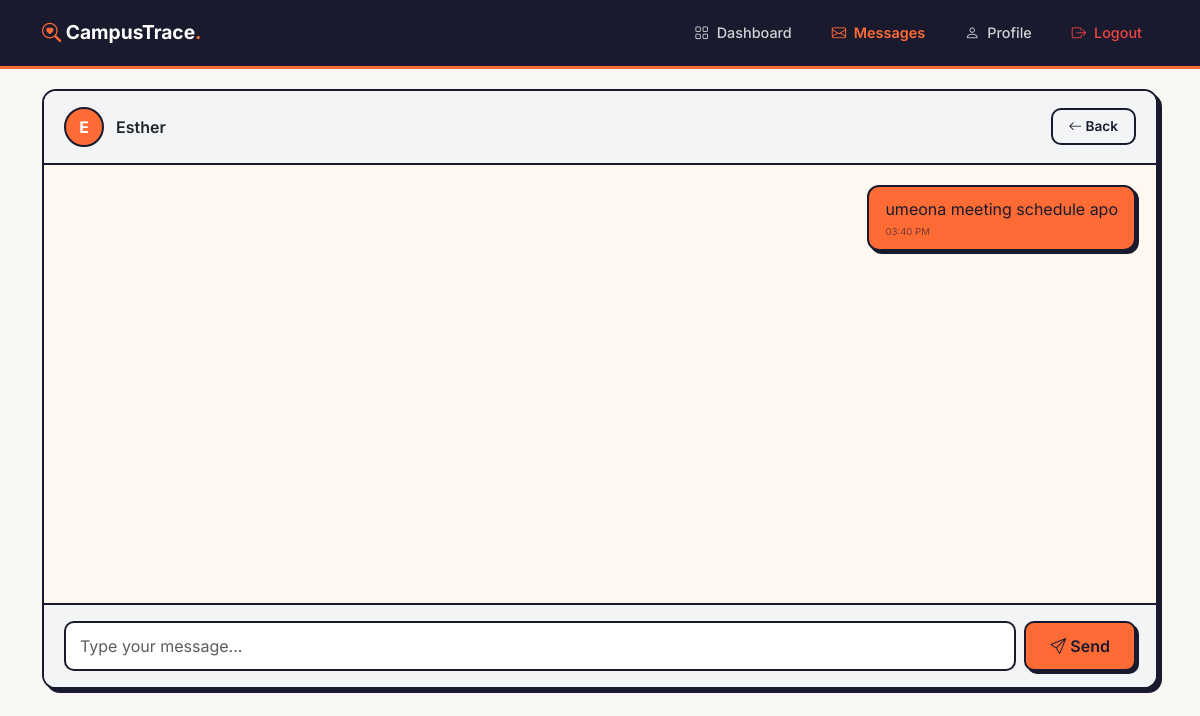
/student/message_detail.php?user=8&claim=8 (signed in), run on the app's committed database.
### tables this page shows
CREATE TABLE `users` (
  `id` int(11) NOT NULL,
  `fullname` varchar(100) NOT NULL,
  `email` varchar(100) NOT NULL,
  `password_hash` varchar(255) NOT NULL,
  `phone` varchar(20) DEFAULT NULL,
  `student_id` varchar(20) DEFAULT NULL,
  `role` enum('student','admin') DEFAULT 'student',
  `is_active` tinyint(1) DEFAULT 1,
  `created_at` timestamp NOT NULL DEFAULT current_timestamp(),
  `trust_score` int(11) DEFAULT 0,
  `successful_returns` int(11) DEFAULT 0,
  `failed_claims` int(11) DEFAULT 0,
  `is_verified_user` tinyint(1) DEFAULT 0
);

CREATE TABLE `messages` (
  `id` int(11) NOT NULL,
  `sender_id` int(11) NOT NULL,
  `receiver_id` int(11) NOT NULL,
  `claim_id` int(11) DEFAULT NULL,
  `message` text NOT NULL,
  `is_read` tinyint(1) DEFAULT 0,
  `created_at` timestamp NOT NULL DEFAULT current_timestamp()
);

### includes/message_functions.php (called while the page is built, shortened)
<?php
function getConversationMessages($user_id, $other_user_id, $claim_id = null, $limit = 50) {
    global $pdo;
    $valid_claim_id = null;
    if ($claim_id) {
        try {
            $stmt = $pdo->prepare("SELECT id FROM claims WHERE id = ?");
            $stmt->execute([$claim_id]);
            if ($stmt->fetch()) {
                $valid_claim_id = $claim_id;
            }
        } catch (Exception $e) {
            $valid_claim_id = null;
        }
    }
    $sql = "SELECT m.*,
            u1.fullname as sender_name,
            u2.fullname as receiver_name,
            i.title as item_title
            FROM messages m
            JOIN users u1 ON m.sender_id = u1.id
            JOIN users u2 ON m.receiver_id = u2.id
            LEFT JOIN claims c ON m.claim_id = c.id
            LEFT JOIN items i ON c.item_id = i.id
            WHERE ((m.sender_id = ? AND m.receiver_id = ?) OR (m.sender_id = ? AND m.receiver_id = ?))";
    $params = [$user_id, $other_user_id, $other_user_id, $user_id];
    if ($valid_claim_id) {
        $sql .= " AND m.claim_id = ?";
        $params[] = $valid_claim_id;
    }
    $sql .= " ORDER BY m.created_at ASC LIMIT ?";
    $params[] = $limit;
    $stmt = $pdo->prepare($sql);
    $stmt->execute($params);
    return $stmt->fetchAll();
}
?>

### student/message_detail.php (the view, shortened to what this page needs)
<?php
require_once __DIR__ . '/../config/database.php';
require_once __DIR__ . '/../includes/message_functions.php';
$user_id = $_SESSION['user_id'];
$other_user_id = isset($_GET['user']) ? (int)$_GET['user'] : 0;
$claim_id = isset($_GET['claim']) ? (int)$_GET['claim'] : null;
$stmt = $pdo->prepare("SELECT id, fullname, email, phone FROM users WHERE id = ?");
$stmt->execute([$other_user_id]);
$other_user = $stmt->fetch();
$valid_claim_id = null;
if ($claim_id) {
    $stmt = $pdo->prepare("SELECT id FROM claims WHERE id = ?");
    $stmt->execute([$claim_id]);
    if ($stmt->fetch()) {
        $valid_claim_id = $claim_id;
    }
}
$messages = getConversationMessages($user_id, $other_user_id, $valid_claim_id);
?>
<!DOCTYPE html>
<html lang="en">
<head>
    <link href="https://cdn.jsdelivr.net/npm/bootstrap@5.3.0/dist/css/bootstrap.min.css" rel="stylesheet">
    <link rel="stylesheet" href="https://cdn.jsdelivr.net/npm/bootstrap-icons@1.11.0/font/bootstrap-icons.css">
</head>
<body>
    <header class="simple-header">
        <div class="container">
            <div class="d-flex align-items-center justify-content-between">
                <a href="../index.php" class="brand"><i class="bi bi-search-heart"></i> CampusTrace<span class="dot">.</span></a>
                <div class="d-flex gap-2">
                    <a href="dashboard.php" class="nav-link"><i class="bi bi-grid"></i> Dashboard</a>
                    <a href="messages.php" class="nav-link btn-orange"><i class="bi bi-envelope"></i> Messages</a>
                    <a href="profile.php" class="nav-link"><i class="bi bi-person"></i> Profile</a>
                    <a href="../logout.php" class="nav-link btn-logout"><i class="bi bi-box-arrow-right"></i> Logout</a>
                </div>
            </div>
        </div>
    </header>
    <div class="container">
        <div class="chat-container">
            <div class="chat-header">
                <div class="user-info">
                    <div class="avatar"><?= strtoupper(substr($other_user['fullname'], 0, 1)) ?></div>
                    <div><div class="name"><?= htmlspecialchars($other_user['fullname']) ?></div></div>
                </div>
                <a href="messages.php" class="btn-back"><i class="bi bi-arrow-left"></i> Back</a>
            </div>
            <div class="chat-messages" id="chatMessages">
                <?php if (count($messages) > 0): ?>
                    <?php foreach ($messages as $msg): ?>
                        <div class="message <?= $msg['sender_id'] == $user_id ? 'sent' : 'received' ?>">
                            <?= nl2br(htmlspecialchars($msg['message'])) ?>
                            <span class="time"><?= date('h:i A', strtotime($msg['created_at'])) ?></span>
                        </div>
                    <?php endforeach; ?>
                <?php else: ?>
                    <div class="empty-messages"><i class="bi bi-chat-dots"></i><p class="mt-2">No messages yet.<br>Start the conversation!</p></div>
                <?php endif; ?>
            </div>
            <div class="chat-input">
                <form method="POST" class="d-flex gap-2 w-100" id="messageForm">
                    <input type="text" name="message" class="form-control" placeholder="Type your message..." required autocomplete="off" id="messageInput">
                    <button type="submit" class="btn-send"><i class="bi bi-send"></i> Send</button>
                </form>
            </div>
        </div>
    </div>
</body>
</html>

### student/message_detail.php (style rules this page uses)
:root { --orange: #FF6B35; --black: #1A1A2E; --gray: #6B7280; --light-gray: #F3F4F6; }
* { font-family: 'Inter', sans-serif; }
body { background: #F8F7F4; }
.simple-header { background: var(--black); padding: 14px 0; border-bottom: 3px solid var(--orange); }
.simple-header .brand { font-weight: 700; font-size: 1.2rem; color: white; text-decoration: none; }
.simple-header .brand i { color: var(--orange); }
.simple-header .brand .dot { color: var(--orange); }
.simple-header .nav-link { color: rgba(255,255,255,0.8); text-decoration: none; padding: 8px 16px; border-radius: 8px; font-size: 0.9rem; font-weight: 500; transition: all 0.2s; }
.simple-header .nav-link i { margin-right: 4px; }
.simple-header .nav-link.btn-logout { color: #EF4444; }
.simple-header .nav-link.btn-orange { color: var(--orange); font-weight: 600; }
.chat-container { background: white; border: 2px solid var(--black); border-radius: 14px; box-shadow: 4px 4px 0 var(--black); margin-top: 20px; overflow: hidden; display: flex; flex-direction: column; height: calc(100vh - 200px); min-height: 400px; }
.chat-header { padding: 16px 20px; border-bottom: 2px solid var(--black); background: var(--light-gray); display: flex; align-items: center; justify-content: space-between; flex-shrink: 0; }
.chat-header .user-info { display: flex; align-items: center; gap: 12px; }
.chat-header .avatar { width: 40px; height: 40px; border-radius: 50%; background: var(--orange); color: white; display: flex; align-items: center; justify-content: center; font-weight: 700; font-size: 1rem; border: 2px solid var(--black); }
.chat-header .name { font-weight: 600; }
.chat-messages { flex: 1; padding: 20px; overflow-y: auto; display: flex; flex-direction: column; gap: 8px; background: #FFF8F0; }
.message { max-width: 70%; padding: 10px 16px; border-radius: 12px; border: 2px solid var(--black); word-wrap: break-word; animation: fadeIn 0.3s ease; }
.message.sent { align-self: flex-end; background: var(--orange); color: var(--black); box-shadow: 3px 3px 0 var(--black); }
.message .time { font-size: 0.6rem; opacity: 0.6; margin-top: 4px; display: block; }
.chat-input { padding: 16px 20px; border-top: 2px solid var(--black); background: var(--light-gray); flex-shrink: 0; display: flex; gap: 10px; }
.chat-input .form-control { border: 2px solid var(--black); border-radius: 10px; padding: 10px 14px; resize: none; }
.btn-send { background: var(--orange); border: 2px solid var(--black); color: var(--black); font-weight: 600; border-radius: 10px; padding: 10px 24px; box-shadow: 3px 3px 0 var(--black); transition: all 0.2s; white-space: nowrap; height: 50px; }
.btn-back { border: 2px solid var(--black); color: var(--black); font-weight: 600; border-radius: 10px; padding: 6px 16px; background: transparent; text-decoration: none; display: inline-block; font-size: 0.85rem; }

### data on the page
users: fullname "E", fullname "Esther"
messages: message "umeona meeting schedule apo", created_at "03:40 PM"
